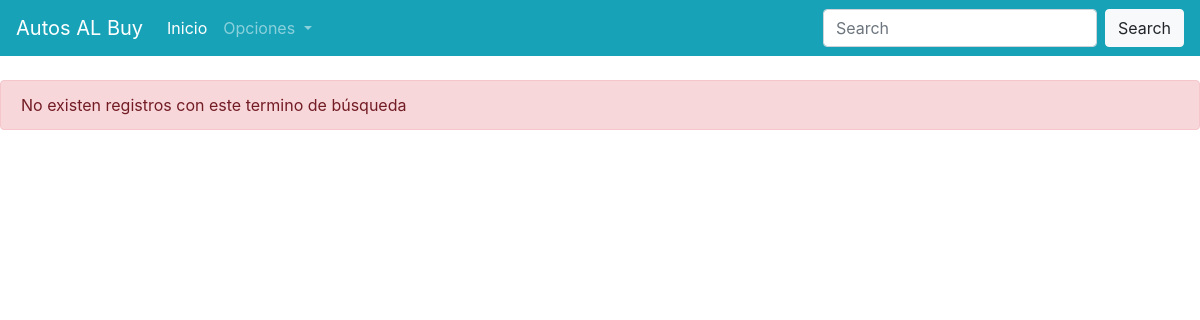
The page /resultadoBusqueda.php?termino=DHJFU on the database as committed earlier.
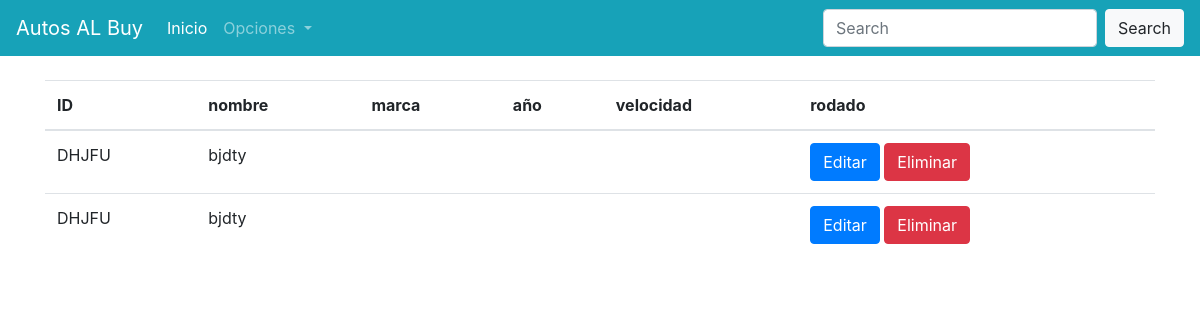
The same page on the database as committed later.
### tables this page shows
CREATE TABLE `autos` (
  `id` int(11) NOT NULL,
  `nombre` varchar(100) NOT NULL,
  `marca` varchar(80) NOT NULL,
  `Año` date NOT NULL,
  `Velocidad` varchar(10) NOT NULL,
  `Rodado` varchar(10) NOT NULL
);

### resultadoBusqueda.php (the view, shortened to what this page needs)
<!DOCTYPE html>
<html lang="en">
<head>
    <link rel="stylesheet" href="css/bootstrap.css">
</head>
<body>
    <?php
        include 'conexion.php';
        include 'menu.php';
        if($_GET["termino"] == ""){
    ?>
            <div class="alert alert-danger">No existen registros con este termino de búsqueda</div><br><br>
            <a href="consultarDatos.php"class="btn btn-dark">Regresar</a>
    <?php } else {
        $sql="SELECT * FROM autos WHERE nombre LIKE '%" .$_GET["termino"] . "%'";
        $usuarios = $conexion->query($sql);
        if($usuarios->num_rows == 0) {
            echo "<div class='alert alert-danger'>No existen registros con este termino de búsqueda</div><br><br>";
        } else {
    ?>
        <div class="container">
        <div class="row">
        <div class="col-12">
        <table class="table table-hover">
            <thead>
                <th>ID</th>
                <th>nombre</th>
                <th>marca</th>
                <th>año</th>
                <th>velocidad</th>
                <th>rodado</th>
            </thead>
            <tbody>
                <?php while($row = $usuarios->fetch_assoc()) { ?>
                    <tr>
                        <td><?php echo $row["nombre"]; ?></td>
                        <td><?php echo $row["marca"]; ?></td>
                        <td><?php echo $row["año"]; ?></td>
                        <td><?php echo $row["velocidad"]; ?></td>
                        <td><?php echo $row["rodado"]; ?></td>
                        <td>
                            <a href="actualizarRegistro.php?id=<?php echo $row["id"]; ?>" class="btn btn-primary">Editar</a>
                            <a href="eliminarRegistro.php?id=<?php echo $row["id"]; ?>" class="btn btn-danger">Eliminar</a>
                    </tr>
                <?php } ?>
            </tbody>
        </table>
        </div></div></div>
    <?php } } ?>
</body>
</html>

Rows that differ between the two databases and show on the page:
now on this page (row edited): autos: nombre "DHJFU", marca "bjdty"
now on this page (row edited): autos: nombre "DHJFU", marca "bjdty"
Other text that changed with them:
text no longer shown: "No existen registros con este termino de búsqueda"
text now shown: "ID nombre marca año velocidad rodado"
